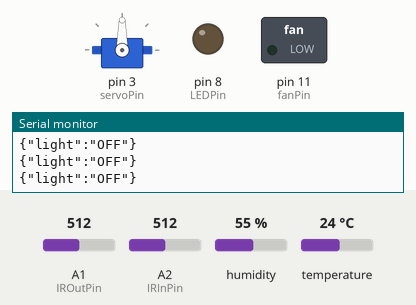
Bench run of a sketch on a simulated Arduino Uno, built with avr-gcc and run on an emulated ATmega328P. On the bench: servo, switched loads named in the sketch (green lamp = pin HIGH), output pins drawn as LEDs (lit = HIGH), the last lines printed to the serial monitor. The test bench sets the inputs (shaded band); at power-on: A1 (IROutPin) = 512, A2 (IRInPin) = 512, humidity 55 %, temperature 24 °C.

Above: at 1.2 s.
1.3 s: A1 (IROutPin) set to 259
7.3 s: A1 (IROutPin) set to 232
9.2 s: A2 (IRInPin) set to 254
15.2 s: A2 (IRInPin) set to 232
At 25.0 s:
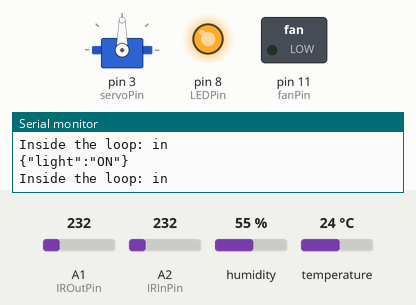
Timing chart, 0 to 26.5 s (numbered marks = the images above; inputs shaded):
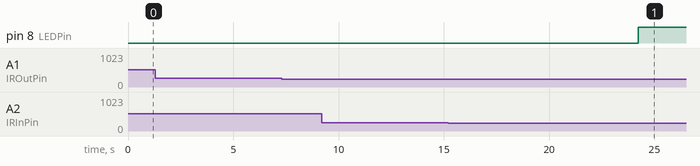

The sketch:

test.ino
```cpp
#include <Servo.h>
#include "DHT.h"
#include <ArduinoJson.h>

StaticJsonDocument<100> outgoing;

DHT dht;
int DHTPin = 5;

Servo myServo;
int servoPin = 3;

int IRInPin = A2;
int IROutPin = A1;

int potentiometerPin = A0;

int fanPin = 11;
int LEDPin = 8;

int petCounter = 0;
bool sensorIn = false;
bool sensorOut = false;

const int BUFFER_SIZE = 512;
char buffer[BUFFER_SIZE];

int mode, fanTemp, dustWindow, petLight, irDistance, light, fan, window;

void setup()
{
	dht.setup(DHTPin);
	myServo.attach(servoPin);
	pinMode(potentiometerPin, INPUT);

	pinMode(fanPin, OUTPUT);
	pinMode(LEDPin, OUTPUT);

	Serial.begin(9600);
	while (!Serial)
		;
}

void getInput()
{
	// Serial.println("Getting input");
	// Serial.readBytesUntil('\n', buffer, BUFFER_SIZE);

	StaticJsonDocument<200> jsonDoc;
	DeserializationError error = deserializeJson(jsonDoc, Serial);

	if (!error)
	{
		mode = jsonDoc["control"];
		fanTemp = jsonDoc["fanTemp"];
		dustWindow = jsonDoc["dustWindow"];
		petLight = jsonDoc["petLight"];
		irDistance = jsonDoc["irDistance"];

		light = jsonDoc["light"];
		fan = jsonDoc["fan"];
		window = jsonDoc["window"];

		// Serial.println("Success");
		Serial.print("Mode: ");
		Serial.println(mode);
		Serial.print("Fan Temp: ");
		Serial.println(fanTemp);
		Serial.print("Dust Window: ");
		Serial.println(dustWindow);
		Serial.print("Pet Light: ");
		Serial.println(petLight);
		Serial.print("IR Distance: ");
		Serial.println(irDistance);
		Serial.print("Light: ");
		Serial.println(light);
		Serial.print("Fan: ");
		Serial.println(fan);
		Serial.print("Window: ");
		Serial.println(window);
	}
	else
	{
		Serial.println("Error");
		// Serial.println("Done");
	}
}

void loop()
{
	float voltsIn = analogRead(IRInPin) * 0.0048828125;
	float voltsOut = analogRead(IROutPin) * 0.0048828125;
	int IRIn = 13 * pow(voltsIn, -1);
	int IROut = 13 * pow(voltsOut, -1);

	if (Serial.available())
	{
		delay(60);
		getInput();
	}

	if (mode == 0)
	{
		if (IRIn > 10)
		{
			unsigned long startTime = millis();
			// while (millis() - startTime < 5000)
			while (true)
			{
				Serial.println("Inside the loop: in");
				float volt = analogRead(IROutPin) * 0.0048828125;
				int Out = 13 * pow(volt, -1);
				if (Out > 10)
				{
					break;
				}
			}

			petCounter++;
			delay(3000);
		}
		else if (IROut > 10)
		{
			unsigned long startTime = millis();
			// while (millis() - startTime < 5000)
			while (true)
			{
				Serial.println("Inside the loop: out");
				float volt = analogRead(IRInPin) * 0.0048828125;
				int In = 13 * pow(volt, -1);
				if (In > 10)
				{
					break;
				}
			}

			petCounter--;
			delay(3000);
		}

		float humidity = dht.getHumidity();
		float temperature = dht.getTemperature();

		if (petCounter > petLight)
		{
			digitalWrite(LEDPin, HIGH);
			outgoing["light"] = "ON";
		}
		else
		{
			digitalWrite(LEDPin, LOW);
			outgoing["light"] = "OFF";
		}

		serializeJson(outgoing, Serial);
		Serial.print('\n');

		//    Serial.print("Humidity: ");
		//    Serial.println(humidity, 1);
		//    Serial.print("Temperature (C): ");
		//    Serial.print(temperature, 1);
		//    Serial.println();
		//    Serial.print("Temperature (F): ");
		//    Serial.println(dht.toFahrenheit(temperature), 1);
		//    int fanSpeed = map(temperature, 28, 35, 180, 255); // Map temperature to fan speed (0-255)
		//
		//    int dustValue = analogRead(potentiometerPin);
		//    Serial.print("Dust Level: ");
		//    Serial.println(dustValue);
		//
		//    if (temperature > fanTemp && dustValue > dustWindow)
		//    {
		//      myServo.write(180);
		//      Serial.println("Window: OPEN");
		//      analogWrite(fanPin, fanSpeed);
		//      Serial.println("Fan: ON");
		//      Serial.print("Fan Speed: ");
		//      Serial.println(fanSpeed);
		//    }
		//    else if (temperature > fanTemp && dustValue <= dustWindow)
		//    {
		//      myServo.write(0);
		//      Serial.println("Window: CLOSE");
		//      analogWrite(fanPin, fanSpeed);
		//      Serial.println("Fan: ON");
		//      Serial.print("Fan Speed: ");
		//      Serial.println(fanSpeed);
		//    }
		//    else if (temperature < fanTemp && dustValue > dustWindow)
		//    {
		//      myServo.write(180);
		//      Serial.println("Window: OPEN");
		//      analogWrite(fanPin, 0);
		//      Serial.println("Fan: OFF");
		//      Serial.print("Fan Speed: ");
		//      Serial.println(0);
		//    }
		//    else
		//    {
		//      myServo.write(0);
		//      Serial.println("Window: CLOSE");
		//      Serial.println("Fan: OFF");
		//      Serial.print("Fan Speed: ");
		//      Serial.println(0);
		//    }
		//
		//    delay(2000);
	}
}
```

Measured:
- the behaviour switches between 243 and 242 on A2 (IRInPin) (found by bisection; images 0 and 1)
- after the input at 15.2 s, pin 8 (LEDPin): LOW → HIGH after 9.0 s
